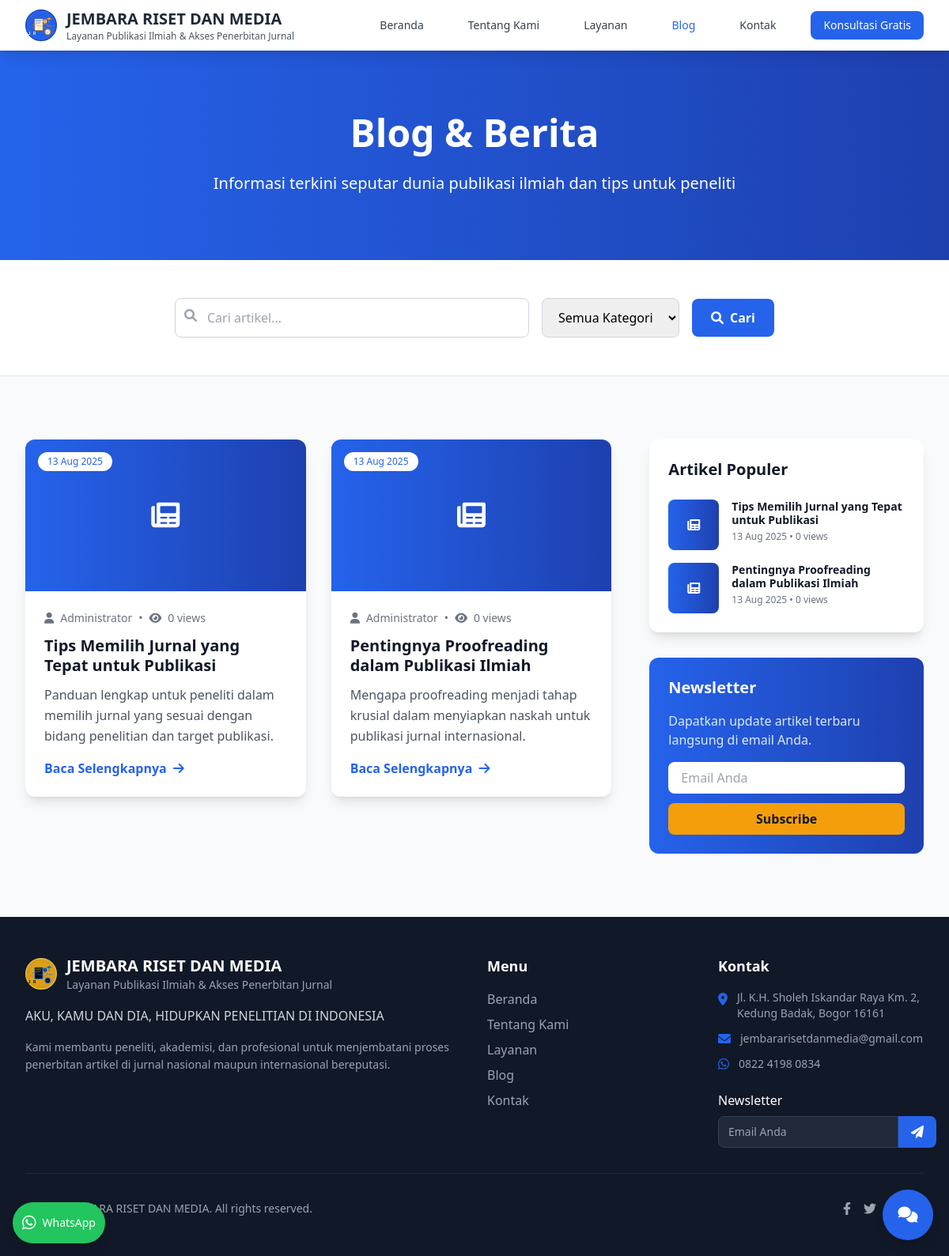
Screenshot of /pages/blog.php with the database file from the repository.
### tables this page shows
CREATE TABLE website_settings (
    id INT AUTO_INCREMENT PRIMARY KEY,
    setting_key VARCHAR(100) UNIQUE NOT NULL,
    setting_value TEXT,
    setting_type ENUM('text', 'textarea', 'image', 'color', 'number') DEFAULT 'text',
    created_at TIMESTAMP DEFAULT CURRENT_TIMESTAMP,
    updated_at TIMESTAMP DEFAULT CURRENT_TIMESTAMP ON UPDATE CURRENT_TIMESTAMP
);

CREATE TABLE blog_posts (
    id INT AUTO_INCREMENT PRIMARY KEY,
    title VARCHAR(255) NOT NULL,
    slug VARCHAR(255) UNIQUE NOT NULL,
    excerpt TEXT,
    content TEXT NOT NULL,
    featured_image VARCHAR(255),
    author_id INT,
    status ENUM('draft', 'published', 'archived') DEFAULT 'draft',
    published_at TIMESTAMP NULL,
    meta_title VARCHAR(255),
    meta_description TEXT,
    tags TEXT,
    views INT DEFAULT 0,
    created_at TIMESTAMP DEFAULT CURRENT_TIMESTAMP,
    updated_at TIMESTAMP DEFAULT CURRENT_TIMESTAMP ON UPDATE CURRENT_TIMESTAMP,
    FOREIGN KEY (author_id) REFERENCES admin_users(id) ON DELETE SET NULL
);

### pages/blog.php (the view, shortened to what the rows shown need)
<?php
include '../includes/header.php';
$page = isset($_GET['page']) ? (int)$_GET['page'] : 1;
$perPage = 6;
$offset = ($page - 1) * $perPage;
$whereConditions = ["bp.status = 'published'"];
$params = [];
$types = '';
$whereClause = implode(' AND ', $whereConditions);
$sql = "SELECT bp.*, au.full_name as author_name
        FROM blog_posts bp
        LEFT JOIN admin_users au ON bp.author_id = au.id
        WHERE $whereClause
        ORDER BY bp.published_at DESC
        LIMIT ?, ?";
$stmt = $db->prepare($sql);
if ($params) {
    $params[] = $offset;
    $params[] = $perPage;
    $types .= 'ii';
    $stmt->bind_param($types, ...$params);
} else {
    $stmt->bind_param('ii', $offset, $perPage);
}
$stmt->execute();
$blogPosts = $stmt->get_result();
$popularPosts = $db->query("SELECT bp.*, au.full_name as author_name
                           FROM blog_posts bp
                           LEFT JOIN admin_users au ON bp.author_id = au.id
                           WHERE bp.status = 'published'
                           ORDER BY bp.views DESC
                           LIMIT 5");
?>
<section class="bg-gradient-to-r from-primary to-secondary py-20 text-white">
    <div class="max-w-7xl mx-auto px-4 sm:px-6 lg:px-8">
        <div class="text-center">
            <h1 class="text-4xl md:text-5xl font-bold mb-6">Blog & Berita</h1>
        </div>
    </div>
</section>
<section class="py-20 bg-gray-50">
    <div class="max-w-7xl mx-auto px-4 sm:px-6 lg:px-8">
        <div class="grid lg:grid-cols-3 gap-12">
            <div class="lg:col-span-2">
                <?php if ($blogPosts && $blogPosts->num_rows > 0): ?>
                    <div class="grid md:grid-cols-2 gap-8 mb-12">
                        <?php while ($post = $blogPosts->fetch_assoc()): ?>
                        <article class="bg-white rounded-xl shadow-lg overflow-hidden hover:shadow-xl transition-shadow duration-300">
                            <?php if ($post['featured_image']): ?>
                            <div class="relative">
                                <img src="<?php echo $post['featured_image']; ?>" alt="<?php echo $post['title']; ?>" class="w-full h-48 object-cover">
                                <div class="absolute top-4 left-4 bg-primary text-white px-3 py-1 rounded-full text-xs font-medium">
                                    <?php echo formatDate($post['published_at'], 'd M Y'); ?>
                                </div>
                            </div>
                            <?php else: ?>
                            <div class="w-full h-48 bg-gradient-to-r from-primary to-secondary flex items-center justify-center relative">
                                <i class="fas fa-newspaper text-white text-4xl"></i>
                                <div class="absolute top-4 left-4 bg-white text-primary px-3 py-1 rounded-full text-xs font-medium">
                                    <?php echo formatDate($post['published_at'], 'd M Y'); ?>
                                </div>
                            </div>
                            <?php endif; ?>
                            <div class="p-6">
                                <div class="flex items-center text-sm text-gray-500 mb-3">
                                    <i class="fas fa-user mr-2"></i>
                                    <?php echo $post['author_name']; ?>
                                    <span class="mx-2">•</span>
                                    <i class="fas fa-eye mr-2"></i>
                                    <?php echo $post['views']; ?> views
                                </div>
                                <h3 class="text-xl font-bold text-gray-900 mb-3 leading-tight">
                                    <a href="<?php echo SITE_URL; ?>/pages/blog-detail.php?slug=<?php echo $post['slug']; ?>" class="hover:text-primary transition-colors">
                                        <?php echo $post['title']; ?>
                                    </a>
                                </h3>
                                <p class="text-gray-600 mb-4 leading-relaxed">
                                    <?php echo truncateText($post['excerpt'] ?: strip_tags($post['content']), 120); ?>
                                </p>
                                <a href="<?php echo SITE_URL; ?>/pages/blog-detail.php?slug=<?php echo $post['slug']; ?>" class="inline-flex items-center text-primary hover:text-secondary font-semibold">
                                    Baca Selengkapnya
                                    <i class="fas fa-arrow-right ml-2"></i>
                                </a>
                            </div>
                        </article>
                        <?php endwhile; ?>
                    </div>
                <?php endif; ?>
            </div>
            <div class="space-y-8">
                <?php if ($popularPosts && $popularPosts->num_rows > 0): ?>
                <div class="bg-white rounded-xl shadow-lg p-6">
                    <div class="space-y-4">
                        <?php while ($popular = $popularPosts->fetch_assoc()): ?>
                        <div class="flex space-x-4">
                            <div class="flex-shrink-0">
                                <?php if ($popular['featured_image']): ?>
                                <img src="<?php echo $popular['featured_image']; ?>" alt="<?php echo $popular['title']; ?>" class="w-16 h-16 object-cover rounded-lg">
                                <?php else: ?>
                                <div class="w-16 h-16 bg-gradient-to-r from-primary to-secondary rounded-lg flex items-center justify-center">
                                    <i class="fas fa-newspaper text-white"></i>
                                </div>
                                <?php endif; ?>
                            </div>
                            <div class="flex-1 min-w-0">
                                <h4 class="text-sm font-semibold text-gray-900 leading-tight mb-1">
                                    <a href="<?php echo SITE_URL; ?>/pages/blog-detail.php?slug=<?php echo $popular['slug']; ?>" class="hover:text-primary transition-colors">
                                        <?php echo truncateText($popular['title'], 60); ?>
                                    </a>
                                </h4>
                                <p class="text-xs text-gray-500">
                                    <?php echo formatDate($popular['published_at'], 'd M Y'); ?> • <?php echo $popular['views']; ?> views
                                </p>
                            </div>
                        </div>
                        <?php endwhile; ?>
                    </div>
                </div>
                <?php endif; ?>
            </div>
        </div>
    </div>
</section>
<?php include '../includes/footer.php'; ?>

### includes/header.php (shortened to what the rows shown need)
<?php
require_once __DIR__ . '/../config/config.php';
require_once __DIR__ . '/functions.php';
$siteTitle = getSetting('site_title', 'JEMBARA RISET DAN MEDIA');
?>
<!DOCTYPE html>
<html lang="id">
<head>
    <title><?php echo getPageTitle(); ?></title>
    <script src="https://cdn.tailwindcss.com"></script>
    <link rel="stylesheet" href="https://cdnjs.cloudflare.com/ajax/libs/font-awesome/6.0.0/css/all.min.css">
    <link rel="stylesheet" href="<?php echo SITE_URL; ?>/assets/css/style.css">
</head>
<body class="bg-gray-50">
    <nav class="bg-white shadow-lg fixed w-full top-0 z-50">
        <div class="max-w-7xl mx-auto px-4 sm:px-6 lg:px-8">
            <div class="flex justify-between items-center h-16">
                <div class="flex items-center space-x-3">
                    <div class="hidden md:block">
                        <h1 class="text-xl font-bold text-gray-800"><?php echo $siteTitle; ?></h1>
                        <p class="text-xs text-gray-600"><?php echo getSetting('business_field', 'Layanan Publikasi Ilmiah'); ?></p>
                    </div>
                </div>
            </div>
        </div>
    </nav>
    <div class="pt-16">

### includes/footer.php (shortened to what the rows shown need)
<?php
$contactEmail = getSetting('contact_email', 'jembararisetdanmedia@gmail.com');
$contactPhone = getSetting('contact_phone', '0822 4198 0834');
$contactAddress = getSetting('contact_address', 'Jl. K.H. Sholeh Iskandar Raya Km. 2, Kedung Badak, Bogor 16161');
$companyName = getSetting('company_name', 'JEMBARA RISET DAN MEDIA');
$siteTitle = getSetting('site_title', 'JEMBARA RISET DAN MEDIA');
?>
    </div>
    <footer class="bg-gray-900 text-white">
        <div class="max-w-7xl mx-auto px-4 sm:px-6 lg:px-8 py-12">
            <div class="grid md:grid-cols-4 gap-8">
                <div class="md:col-span-2">
                    <div class="flex items-center space-x-3 mb-4">
                        <img src="<?php echo SITE_URL; ?>/assets/images/logo.svg" alt="<?php echo $siteTitle; ?>" class="h-10 w-10 filter invert">
                        <div>
                            <h3 class="text-xl font-bold"><?php echo $siteTitle; ?></h3>
                            <p class="text-gray-400 text-sm"><?php echo getSetting('business_field', 'Layanan Publikasi Ilmiah'); ?></p>
                        </div>
                    </div>
                    <p class="text-gray-300 mb-4 leading-relaxed">
                        <?php echo getSetting('site_tagline', 'AKU, KAMU DAN DIA, HIDUPKAN PENELITIAN DI INDONESIA'); ?>
                    </p>
                    <p class="text-gray-400 text-sm leading-relaxed">
                        Kami membantu peneliti, akademisi, dan profesional untuk menjembatani proses penerbitan artikel di jurnal nasional maupun internasional bereputasi.
                    </p>
                </div>
                <div>
                    <div class="space-y-3">
                        <div class="flex items-start space-x-3">
                            <i class="fas fa-map-marker-alt text-primary mt-1"></i>
                            <p class="text-gray-400 text-sm"><?php echo $contactAddress; ?></p>
                        </div>
                        <div class="flex items-center space-x-3">
                            <i class="fas fa-envelope text-primary"></i>
                            <a href="mailto:<?php echo $contactEmail; ?>" class="text-gray-400 hover:text-white transition-colors text-sm"><?php echo $contactEmail; ?></a>
                        </div>
                        <div class="flex items-center space-x-3">
                            <i class="fab fa-whatsapp text-primary"></i>
                            <a href="https://wa.me/<?php echo str_replace([' ', '-', '(', ')'], '', $contactPhone); ?>" class="text-gray-400 hover:text-white transition-colors text-sm"><?php echo $contactPhone; ?></a>
                        </div>
                    </div>
                </div>
            </div>
            <div class="border-t border-gray-800 mt-8 pt-8 flex flex-col md:flex-row justify-between items-center">
                <p class="text-gray-400 text-sm">
                    &copy; <?php echo date('Y'); ?> <?php echo $companyName; ?>. All rights reserved.
                </p>
                <div class="flex space-x-4 mt-4 md:mt-0">
                    <a href="#" class="text-gray-400 hover:text-white transition-colors">
                    </a>
                    <a href="#" class="text-gray-400 hover:text-white transition-colors">
                    </a>
                    <a href="#" class="text-gray-400 hover:text-white transition-colors">
                    </a>
                    <a href="#" class="text-gray-400 hover:text-white transition-colors">
                    </a>
                </div>
            </div>
        </div>
    </footer>
</body>
</html>

### rows the page displays
website_settings: setting_value "JEMBARA RISET DAN MEDIA"
website_settings: setting_value "Layanan Publikasi Ilmiah & Akses Penerbitan Jurnal"
blog_posts: published_at "13 Aug 2025", author.full_name "Administrator", views "0", title "Tips Memilih Jurnal yang Tepat untuk Publikasi", excerpt "Panduan lengkap untuk peneliti dalam memilih jurnal yang sesuai dengan bidang penelitian dan target publikasi."
blog_posts: published_at "13 Aug 2025", author.full_name "Administrator", views "0", title "Pentingnya Proofreading dalam Publikasi Ilmiah", excerpt "Mengapa proofreading menjadi tahap krusial dalam menyiapkan naskah untuk publikasi jurnal internasional."
website_settings: setting_value "AKU, KAMU DAN DIA, HIDUPKAN PENELITIAN DI INDONESIA"
website_settings: setting_value "Jl. K.H. Sholeh Iskandar Raya Km. 2, Kedung Badak, Bogor 16161"
website_settings: setting_value "jembararisetdanmedia@gmail.com"
website_settings: setting_value "0822 4198 0834"
website_settings: setting_value "JEMBARA RISET DAN MEDIA"
